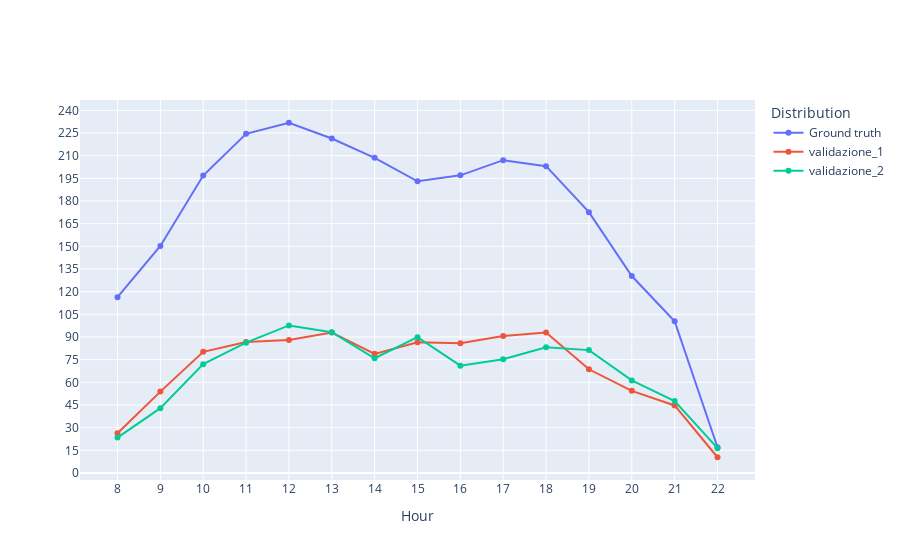

The cell this chart's notebook holds for it:
### Code cell
fig = plot_simulation_comparison(df_arrivals, normalize=False)
fig = add_simulation_to_plot(fig, df_simulations, 'validazione_1', "Total_customers", normalize=False)
fig = add_simulation_to_plot(fig, df_simulations, 'validazione_2', "Total_customers", normalize=False)
fig.show()

### Figure 1 — Plotly figure (JSON) as saved in the notebook; plotly's stock layout.template omitted (floating-point values rounded to 4 significant figures)
{"data": [{"mode": "lines+markers", "name": "Ground truth", "type": "scatter", "x": [8, 9, 10, 11, 12, 13, 14, 15, 16, 17, 18, 19, 20, 21, 22], "y": [116.4, 150.2, 196.9, 224.5, 231.8, 221.4, 208.6, 193.0, 197, 207.0, 203.0, 172.6, 130.4, 100.4, 17.05]}, {"mode": "lines+markers", "name": "validazione_1", "type": "scatter", "x": [8, 9, 10, 11, 12, 13, 14, 15, 16, 17, 18, 19, 20, 21, 22], "y": [26.32, 53.86, 80.16, 86.62, 88.09, 92.97, 78.83, 86.52, 85.85, 90.63, 93.01, 68.64, 54.36, 44.67, 10.41]}, {"mode": "lines+markers", "name": "validazione_2", "type": "scatter", "x": [8, 9, 10, 11, 12, 13, 14, 15, 16, 17, 18, 19, 20, 21, 22], "y": [23.41, 42.89, 72.03, 86.23, 97.67, 93.13, 75.92, 89.86, 71.02, 75.33, 83.19, 81.33, 61.25, 47.56, 16.45]}], "layout": {"legend": {"title": {"text": "Distribution"}}, "title": {"text": "", "x": 0.5, "xanchor": "center", "y": 0.95, "yanchor": "top"}, "xaxis": {"dtick": 1, "tick0": 0, "tickmode": "linear", "title": {"text": "Hour"}}, "yaxis": {"dtick": 15, "tick0": 0, "tickmode": "linear", "title": {"text": ""}}}}
